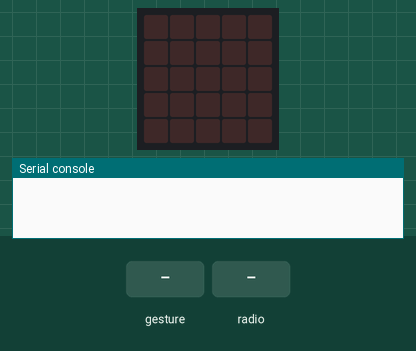
A program run on a simulated Calliope mini (MakeCode). Shown: the board's 5×5 LED display, the last lines printed to the serial console. Inputs (shaded band) come from the test bench. Random numbers come from a fixed seed; no radio messages arrive unless stated (any console line starting 'radio sent:' is added by the test bench); a tilt is held for 1.5 s and a shake lasts 1 s, then the board lies face up again.

Above: at 1.2 s.
1.3 s: gesture 'shake'
At 2.0 s:
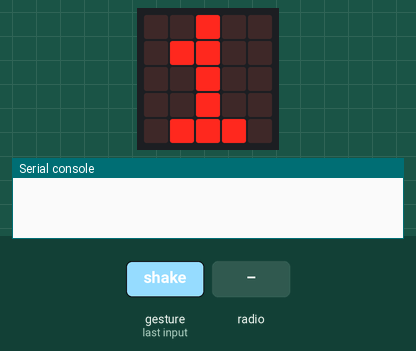
3.0 s: radio message "1" arrives
At 4.4 s:
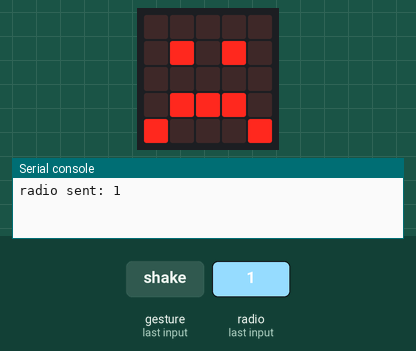
Timing chart, 0 to 6.0 s (numbered marks = the images above; inputs shaded):
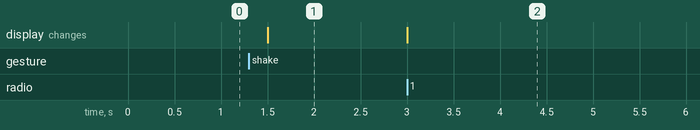

The program:

main.ts
```typescript
let dice = 0
input.onGesture(Gesture.Shake, function () {
    dice = Math.randomRange(0, 6)
    basic.showNumber(dice)
    radio.sendNumber(dice)
})
radio.onReceivedNumber(function (receivedNumber) {
    if (receivedNumber >= dice) {
        basic.showIcon(IconNames.Sad)
    }
})
```

test.ts
```typescript
// Hier kann man Tests durchführen; diese Datei wird nicht kompiliert, wenn dieses Paket als Erweiterung verwendet wird.
```

Measured:
- after the input at 1.3 s, the display: changes after 0.20 s (image 1)
- after the input at 3.0 s, the display: changes at once (image 2)
